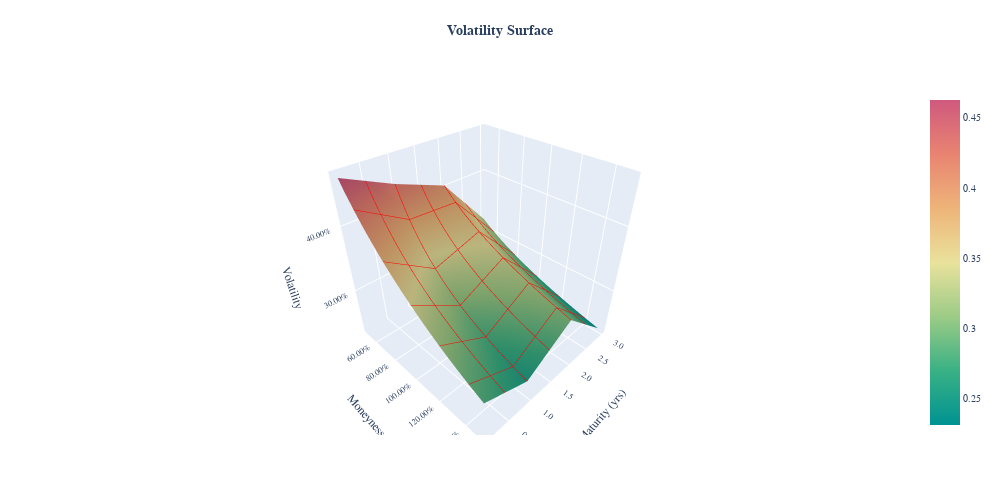

Notebook cell for this chart:
### Code cell
# 
refdate = dt.datetime(2017,1,1,0,0,0)
expiries = [dt.datetime(2017,2,1,0,0,0), dt.datetime(2018,1,1,0,0,0), dt.datetime(2019,1,1,0,0,0), dt.datetime(2020,1,1,0,0,0)]

# strikes = list(s_range(80, 120, 100))
moneyness = np.linspace(0.5, 1.5,100)

y = moneyness
x = ttm

term_structure = []
for i in moneyness: 
    temp = []
    for j in expiries:
      strike = i*forward_curve.value(refdate,j)
      temp.append(vol_surf.calc_implied_vol(j, strike,refdate))
    term_structure.append(temp)

fig3 = go.Figure(data=[go.Surface(x=x, y=y,z=term_structure
                      ,contours = {"x": {"show": True,"size": 0.1, "color":"red"},
                                   "y": {"show": True,"size": 0.1, "color":"red"},}
                      ,hovertemplate = 
                        'Moneyness:  %{y: .2%}' +\
                        '<br>Maturity (yrs): %{x: .1f}' +\
                        '<br>Volatility: %{z: .2f}<extra></extra>'
                     ,colorscale = 'temps')
                     ])

fig3.update_layout(title={
                      'text': "<b>Volatility Surface</b>",
                      'y':0.95,
                      'x':0.5,
                      'xanchor': 'center',
                      'yanchor': 'top'
                        }
                # ,autosize=True
                ,width=1000
                ,height=500
                ,scene = dict(
                  xaxis_title='Maturity (yrs)'
                  ,xaxis_tickformat = '.1f'
                  ,xaxis_autorange = 'reversed'
                  ,yaxis_title='Moneyness'
                  ,yaxis_tickformat = '.2%'
                  ,zaxis_title='Volatility'
                  ,zaxis_tickformat = '.2%'
                  )
                ,font=dict(
                  family="Courier New, monospace"
                  ,size=10
                  )
                ,margin=dict(l=65, r=50, b=65, t=90)
)

fig3.show()

### Figure 1 — Plotly figure (JSON) as saved in the notebook; plotly's stock layout.template omitted (floating-point values rounded to 4 significant figures; data arrays with more than 128 entries replaced by an {"elided": "..."} marker saying what was removed)
{"data": [{"colorscale": [[0, "rgb(0, 147, 146)"], [0.1667, "rgb(57, 177, 133)"], [0.3333, "rgb(156, 203, 134)"], [0.5, "rgb(233, 226, 156)"], [0.6667, "rgb(238, 180, 121)"], [0.8333, "rgb(232, 132, 113)"], [1, "rgb(207, 89, 126)"]], "contours": {"x": {"color": "red", "show": true, "size": 0.1}, "y": {"color": "red", "show": true, "size": 0.1}}, "hovertemplate": "Moneyness:  %{y: .2%}<br>Maturity (yrs): %{x: .1f}<br>Volatility: %{z: .2f}<extra></extra>", "type": "surface", "x": [0.08333, 1, 2, 3], "y": [0.5, 0.5101, 0.5202, 0.5303, 0.5404, 0.5505, 0.5606, 0.5707, 0.5808, 0.5909, 0.601, 0.6111, 0.6212, 0.6313, 0.6414, 0.6515, 0.6616, 0.6717, 0.6818, 0.6919, 0.702, 0.7121, 0.7222, 0.7323, 0.7424, 0.7525, 0.7626, 0.7727, 0.7828, 0.7929, 0.803, 0.8131, 0.8232, 0.8333, 0.8434, 0.8535, 0.8636, 0.8737, 0.8838, 0.8939, 0.904, 0.9141, 0.9242, 0.9343, 0.9444, 0.9545, 0.9646, 0.9747, 0.9848, 0.9949, 1.005, 1.015, 1.025, 1.035, 1.045, 1.056, 1.066, 1.076, 1.086, 1.096, 1.106, 1.116, 1.126, 1.136, 1.146, 1.157, 1.167, 1.177, 1.187, 1.197, 1.207, 1.217, 1.227, 1.237, 1.247, 1.258, 1.268, 1.278, 1.288, 1.298, 1.308, 1.318, 1.328, 1.338, 1.348, 1.359, 1.369, 1.379, 1.389, 1.399, 1.409, 1.419, 1.429, 1.439, 1.449, 1.46, 1.47, 1.48, 1.49, 1.5], "z": {"elided": "100x4 float values"}}], "layout": {"font": {"family": "Courier New, monospace", "size": 10}, "height": 500, "margin": {"b": 65, "l": 65, "r": 50, "t": 90}, "scene": {"xaxis": {"autorange": "reversed", "tickformat": ".1f", "title": {"text": "Maturity (yrs)"}}, "yaxis": {"tickformat": ".2%", "title": {"text": "Moneyness"}}, "zaxis": {"tickformat": ".2%", "title": {"text": "Volatility"}}}, "title": {"text": "<b>Volatility Surface</b>", "x": 0.5, "xanchor": "center", "y": 0.95, "yanchor": "top"}, "width": 1000}}
